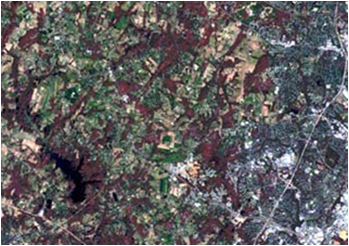
#> input picture images/Img1.bmp, 349 x 246 px, found by its file name
$ jupyter execute PID_Aula7_Implementacao.ipynb
#> lines starting #> are read from the running program, lines starting #| are printed output that depends on the picture
<a href="https://colab.research.google.com/github/Giovannacm/digital-image-processing-msc/blob/main/PID_Aula7_Implementacao.ipynb" target="_parent"></a>

Universidade Estadual Paulista - UNESP

Programa de Pós-Graduação em Ciência da Computação

**Processamento de Imagens Digitais**

Professor Leandro Alves Neves

Alunos:
* Giovanna Carreira Marinho;
* Guilherme Francisco de Andrade Campos;
* Julia Rodrigues Gubolin;
* Thales Ricardo de Souza Lopes.

[cell 1]
from skimage.io import imread, imsave, imshow
from skimage.color import rgb2gray, rgb2hsv, hsv2rgb
from skimage import data, img_as_float, img_as_ubyte
from skimage import exposure
import matplotlib.pyplot as plt
import matplotlib.patches as mpatches
import random
import math
import numpy as np
import cv2
import skimage
from google.colab.patches import cv2_imshow

**Aula 7 - Modelos de Cores e Fatiamento**

**Exercício 2**: Escreva um programa que receba as imagens indicadas no slide e aplique o processo de transformação de cores: equalização de histograma. Apresentar os histogramas equalizados e as imagens obtidas.

**Exercício 3**: Escreva um programa que receba as imagens indicadas no slide, converta para o padrão HSI e aplique o processo de transformações de cores: equalização de histograma. Apresentar os histogramas equalizados. Observe os resultados dos exercícios 2 e 3. Indique, se possível, qual estratégia forneceu os melhores resultados e justifique sua resposta.

# Exercício 2 e 3

O bloco a seguir cria uma função responsável por plotar a imagem, seu histograma e histograma cumulativo. Em seu desenvolvimento são feitas algumas configurações nos eixos dos *plots*.

[cell 2]
def plot_img_and_hist(image, axes, bins=256):
    image = img_as_float(image) #convertendo a imagem para float para próximos calculos
    ax_img, ax_hist = axes
    ax_cdf = ax_hist.twinx()

    ax_img.imshow(image, cmap=plt.cm.gray) #exibindo a imagem
    ax_img.set_axis_off()

    ax_hist.hist(image.ravel(), bins=bins, color='black') #exibindo o histograma
    ax_hist.ticklabel_format(axis='y', style='scientific', scilimits=(0, 0))
    ax_hist.set_xlabel('Intensidade dos Pixels')
    ax_hist.set_xlim(0, 1)
    ax_hist.set_yticks([])

    img_cdf, bins = exposure.cumulative_distribution(image, bins) #calculando o histograma cumulativo
    ax_cdf.plot(bins, img_cdf, 'r') #exibindo
    ax_cdf.set_yticks([])

    return ax_img, ax_hist, ax_cdf #retornando os plots

Essa outra função, por meio do uso da anterior, faz a leitura de uma imagem (exibe o histograma e histograma cumulativo), realiza o processo de equalização (também exibindo o resultado) e realiza a equalização da image no canal HSV.

[cell 3]
def plot_result(img):
  fig = plt.figure(figsize=(15, 7)) #definindo os sub-plots
  axes = np.zeros((2, 3), dtype=object)
  axes[0, 0] = plt.subplot(2, 3, 1)
  axes[0, 1] = plt.subplot(2, 3, 2, sharex=axes[0, 0], sharey=axes[0, 0])
  axes[0, 2] = plt.subplot(2, 3, 3, sharex=axes[0, 0], sharey=axes[0, 0])
  axes[1, 0] = plt.subplot(2, 3, 4)
  axes[1, 1] = plt.subplot(2, 3, 5)
  axes[1, 2] = plt.subplot(2, 3, 6)

  ax_img, ax_hist, ax_cdf = plot_img_and_hist(img, axes[:, 0]) #capturando os plots para a imagem original
  ax_img.set_title('Imagem RGB')
  ax_hist.set_ylabel('Quantidade de pixels')
  y_min, y_max = ax_hist.get_ylim()
  ax_hist.set_yticks(np.linspace(0, y_max, 5))

  img_eq = exposure.equalize_hist(img) #equalizando a imagem
  ax_img, ax_hist, ax_cdf = plot_img_and_hist(img_eq, axes[:, 1]) #capturando os plots para a imagem equalizada
  ax_img.set_title('RGB Equalizada')

  hsv_img = rgb2hsv(img) #convertendo a imagem para hsv
  hsv_img[:, :, 2] = exposure.equalize_hist(hsv_img[:, :, 2]) #equalizando o canal V, apenas
  ax_img, ax_hist, ax_cdf = plot_img_and_hist(hsv2rgb(hsv_img), axes[:, 2]) #capturando os plots para a imagem em rgb (RGB -> HSV -> equaliza V -> RGB)
  ax_img.set_title('HSV Equalizada')
  ax_cdf.set_ylabel('Fração da intensidade')
  ax_cdf.set_yticks(np.linspace(0, 1, 5))

  fig.tight_layout()
  plt.show()

Realizando os testes para as imagens solicitadas.

[cell 4]
img1 = skimage.io.imread('/content/Img1.bmp')
#> img1 is the input picture: shape (246, 349, 3); mean R, G, B 97.9, 95.7, 96.5
plot_result(img1)
#> in plot_img_and_hist, `img_cdf, bins = exposure.cumulative_distribution(image, bins)`: img_cdf = 256 values from 0.00104 to 1; bins = 256 values from 0.00195 to 0.998
#> in plot_result, `y_min, y_max = ax_hist.get_ylim()`: y_min = 0; y_max = 4036.2
#> in plot_result, `hsv_img = rgb2hsv(img)`: hsv_img: shape (246, 349, 3) float64; mean of channels 0, 1, 2 0.504, 0.191, 0.416
#> in plot_result, `hsv_img[:, :, 2] = exposure.equalize_hist(hsv_img[:, :, 2])`: hsv_img: shape (246, 349, 3) float64; mean of channels 0, 1, 2 0.504, 0.191, 0.503

[cell 5]
img2 = skimage.io.imread('/content/Img2.bmp')
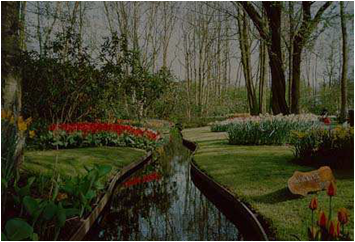
#> input picture images/Img2.bmp, 355 x 242 px, found by its file name
#> img2 is the input picture: shape (242, 355, 3); mean R, G, B 64.8, 64.2, 43.3
plot_result(img2)
#> in plot_result (call 2), `y_min, y_max = ax_hist.get_ylim()`: y_max = 3748.5
#> in plot_result (call 2), `img_eq = exposure.equalize_hist(img)`:
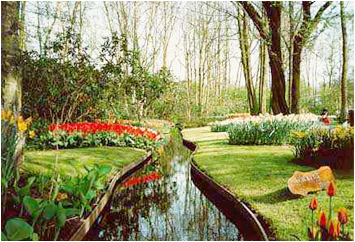
#> img_eq: shape (242, 355, 3) float64; mean R, G, B 0.566, 0.559, 0.387
#> in plot_result (call 2), `hsv_img = rgb2hsv(img)`: hsv_img: shape (242, 355, 3) float64; mean of channels 0, 1, 2 0.196, 0.482, 0.269
#> in plot_result (call 2), `hsv_img[:, :, 2] = exposure.equalize_hist(hsv_img[:, :, 2])`: hsv_img: shape (242, 355, 3) float64; mean of channels 0, 1, 2 0.196, 0.482, 0.502
#> in plot_img_and_hist (call 6), `image = img_as_float(image)`:
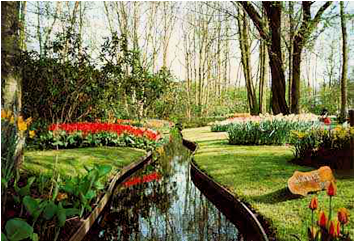
#> image: shape (242, 355, 3) float64; mean R, G, B 0.473, 0.472, 0.317
#> in plot_img_and_hist (call 6), `img_cdf, bins = exposure.cumulative_distribution(image, bins)`: img_cdf = 256 values from 0.0216 to 1; bins = 256 values from 0.00195 to 0.998

[cell 6]
img3 = skimage.io.imread('/content/Img3.bmp')
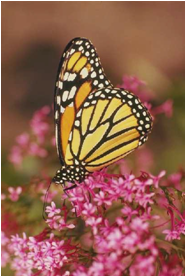
#> input picture images/Img3.bmp, 186 x 277 px, found by its file name
#> img3 is the input picture: shape (277, 186, 3); mean R, G, B 145.4, 96, 78.3
plot_result(img3)
#> in plot_result (call 3), `y_min, y_max = ax_hist.get_ylim()`: y_max = 2923.2
#> in plot_result (call 3), `img_eq = exposure.equalize_hist(img)`:
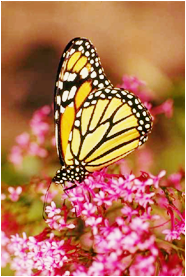
#> img_eq: shape (277, 186, 3) float64; mean R, G, B 0.715, 0.46, 0.335
#> in plot_result (call 3), `hsv_img = rgb2hsv(img)`: hsv_img: shape (277, 186, 3) float64; mean of channels 0, 1, 2 0.267, 0.515, 0.57
#> in plot_result (call 3), `hsv_img[:, :, 2] = exposure.equalize_hist(hsv_img[:, :, 2])`: hsv_img: shape (277, 186, 3) float64; mean of channels 0, 1, 2 0.267, 0.515, 0.503
#> in plot_img_and_hist (call 9), `image = img_as_float(image)`:
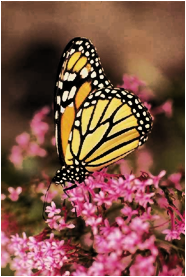
#> image: shape (277, 186, 3) float64; mean R, G, B 0.503, 0.329, 0.278
#> in plot_img_and_hist (call 9), `img_cdf, bins = exposure.cumulative_distribution(image, bins)`: img_cdf = 256 values from 0.00521 to 1; bins = 256 values from 0.00195 to 0.998

Ao realizar a conversão para HSV, equalizando o canal V e voltando para RGB, foi possível analisar que o resultado é visualmente melhor. O histograma cumulativo não é uma função identidade, mas analisando a distribuiçao das intensidades houve um melhor resultado. Nesse caso, como foi utilizado o modelo HSV, a informação de brilho/luminância foi equalizada e não houve distorção nas informações de cromaticidade.

**Exercício 5**: Considere a imagem indicada no slide (Padronizada em RGB). Crie um programa para realizar o processo de fatiamento por intensidades. Cada intensidade deve ser associada a uma cor.

# Exercício 5

Realizando o processo por meio da substituição de cada intensidade por uma matiz (no caso V de HSV).

[cell 7]
img5 = skimage.io.imread('/content/Img5.bmp')
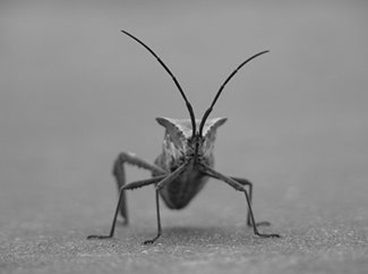
#> input picture images/Img5.bmp, 368 x 274 px, found by its file name
#> img5 is the input picture: shape (274, 368, 3); min 0, max 224, mean 140.9
hsv_img = rgb2hsv(img5) #convertendo a imagem para hsv
#> hsv_img: shape (274, 368, 3) float64; mean of channels 0, 1, 2 0, 0, 0.553
hue_img = hsv_img[:, :, 2] #capturando o V

#exibindo o resultado
fig, (ax0, ax1) = plt.subplots(ncols=2, figsize=(10, 10))
ax0.imshow(img5)
ax0.set_title("Grayscale")
ax0.axis('off')
ax1.imshow(hue_img, cmap='Spectral_r')
ax1.set_title("Colored")
ax1.axis('off')
fig.tight_layout()

Fatiamento por intensidades por atribuição de cores à pixels.

O método a seguir, recebe uma lista de limiares e cores e, de acordo com a intensidade de um pixel, ele atribui a respectiva cor ao resultado.

[cell 8]
def our_digitize(image, thresholds, colors):
  row, column = image.shape
  regions = np.zeros((row, column, 3)) #criando uma imagem vazia para armazenar o resultado

  for i in range(row):
    for j in range(column): #iterando sobre as linhas i e colunas j da imagem
      for k in range(len(thresholds) - 1): #iterando sobre os pontos de cortes e verificando se a intensidade do pixel para atribuir a classe ao resultado
        if thresholds[k] <= image[i, j] < thresholds[k + 1]:
          regions[i, j, :] = colors[k]

  return regions

[cell 9]
hist, hist_centers = exposure.histogram(img_as_ubyte(img5)) #analisando o histograma
#> hist = 225 values, max 18906 at index 150, min 0 at index 211, mean 1344.4; hist_centers = 225 values from 0 to 224
plt.plot(hist_centers, hist, lw=2)
#> figure, not shown here; curve peaks at x = 150, y = 18906

[cell 10]
img5 = imread('/content/Img5.bmp', as_gray=True)*255
#> img5: shape (274, 368) float64; min 0, max 224, mean 140.9
img5_fat = our_digitize(image = img5,
                        thresholds = [0, 65, 80, 120, 150, 170, 210, 256],
                        colors = [[255,0,0], [255,255,0], [0,255,0], [0,255,255], [0,125,255], [0,0,255], [0,0,125]])
#> after the loop in our_digitize, `for i in range(row):`:
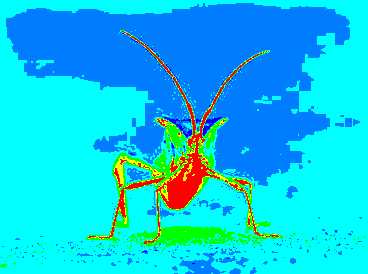
#> regions: shape (274, 368, 3) float64; mean of channels 0, 1, 2 10.2, 200.8, 233.9; drawn as R, G, B
cv2_imshow(img5_fat)

[cell 11]
mammogram = imread('/content/mammogram.bmp', as_gray=True)
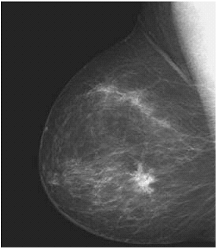
#> input picture images/mammogram.bmp, 216 x 248 px, found by its file name
#> mammogram is the input picture: shape (248, 216); min 0, max 255, mean 74.3
mammogram_fat = our_digitize(image = mammogram,
                        thresholds = [0, 100, 130, 256],
                        colors = [[0,0,0], [30,0,70], [50,0,255]])
#> after the loop in our_digitize (call 2), `for i in range(row):`:
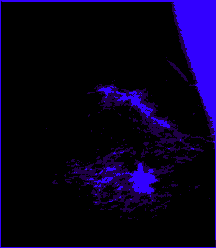
#> regions: shape (248, 216, 3) float64; mean of channels 0, 1, 2 7.3, 0, 30.6; drawn as R, G, B
cv2_imshow(mammogram_fat)
